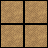

A 2D game scene composited from a Tiled map and its tileset images. What follows is a short description and the map's XML, with every tile layer's data as written:
An orthogonal 2x2 tile map with 24x24 px tiles, 2 tile layers (Regions, Input_BG1), 1 hidden layer not drawn, 8 tilesets.

<map version="1.0" orientation="orthogonal" width="2" height="2" tilewidth="24" tileheight="24">
 <tileset firstgid="1" name="processing" tilewidth="24" tileheight="24">
  <image source="../../tiles/processing.png" width="48" height="48" />
 </tileset>
 <tileset firstgid="5" name="0 0 0" tilewidth="24" tileheight="24">
  <image source="../../tiles/0 0 0.png" width="288" height="288" />
 </tileset>
 <tileset firstgid="149" name="0 0 1" tilewidth="24" tileheight="24">
  <image source="../../tiles/0 0 1.png" width="264" height="288" />
 </tileset>
 <tileset firstgid="281" name="0 0 -1" tilewidth="24" tileheight="24">
  <image source="../../tiles/0 0 -1.png" width="264" height="288" />
 </tileset>
 <tileset firstgid="413" name="0 1 0" tilewidth="24" tileheight="24">
  <image source="../../tiles/0 1 0.png" width="264" height="288" />
 </tileset>
 <tileset firstgid="545" name="0 -1 0" tilewidth="24" tileheight="24">
  <image source="../../tiles/0 -1 0.png" width="264" height="288" />
 </tileset>
 <tileset firstgid="677" name="1 0 0" tilewidth="24" tileheight="24">
  <image source="../../tiles/1 0 0.png" width="264" height="288" />
 </tileset>
 <tileset firstgid="809" name="-1 0 0" tilewidth="24" tileheight="24">
  <image source="../../tiles/-1 0 0.png" width="264" height="288" />
 </tileset>
 <layer name="Regions" width="2" height="2">
  <data encoding="csv">
3,3,
3,3
</data>
 </layer>
 <layer name="Input_BG1" width="2" height="2">
  <data encoding="csv">
75,75,
75,75
</data>
 </layer>
 <layer name="Output_BG1" width="2" height="2" visible="0">
  <data encoding="csv">
7,8,
19,20
</data>
 </layer>
</map>
